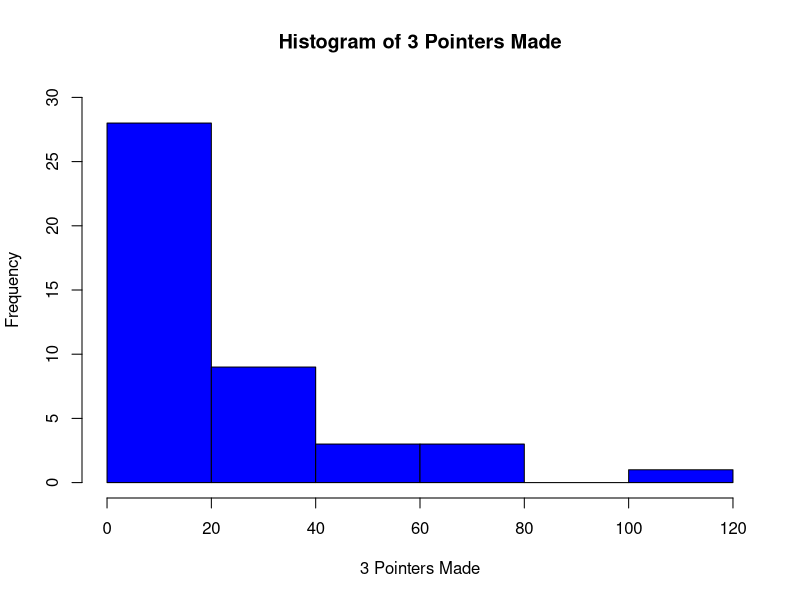
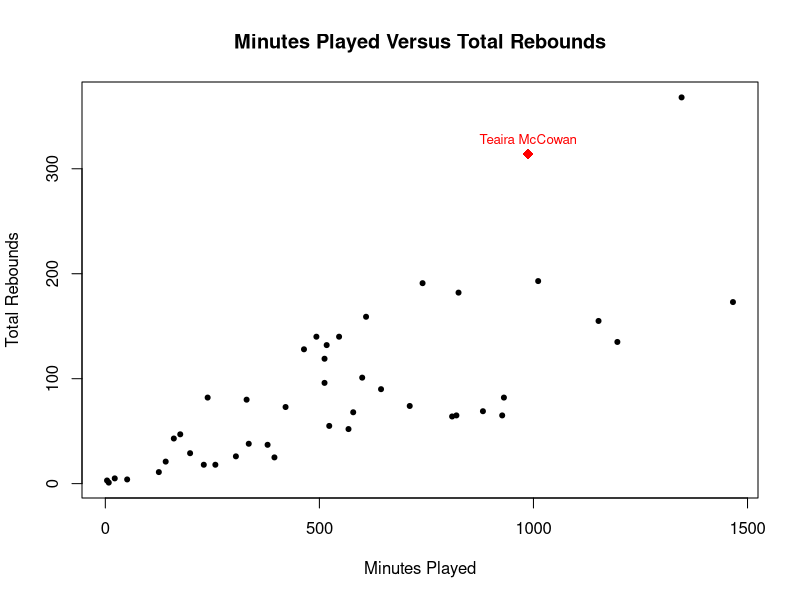

These figures' R source, in order:
# Anthony Zhang
# UT eid : az22589

#scraping
#3 teams used: Washington Mystics, Dallas Wings, LA SPARKS
#reading files
WNBA <- read.csv("WNBA.csv")

# Number 2
#histogram of 3 points made vs frequency, xlim is 0-120, y lim is 0-30
hist(WNBA$X3P,main='Histogram of 3 Pointers Made',xlab='3 Pointers Made',ylab = 'Frequency',col='Blue',xlim=c(0,120), ylim = c(0,30))

# Number 3
#dot plot of minutes played vs total rebounds, pch set to 20
plot(WNBA$MP,WNBA$TRB,main='Minutes Played Versus Total Rebounds',xlab='Minutes Played',ylab='Total Rebounds',pch=20)
#select random player / random row in the WNBA csv
random_player <- WNBA[sample(nrow(WNBA), 1), ]
#highlight point on graph red and change pch / cex to make unique
points(random_player$MP, random_player$TRB, col = "red", pch = 18, cex = 1.5)
#label the point with name textbox
text(random_player$MP, random_player$TRB, labels = random_player$Player, pos = 3, cex = 0.8, col = "red")
